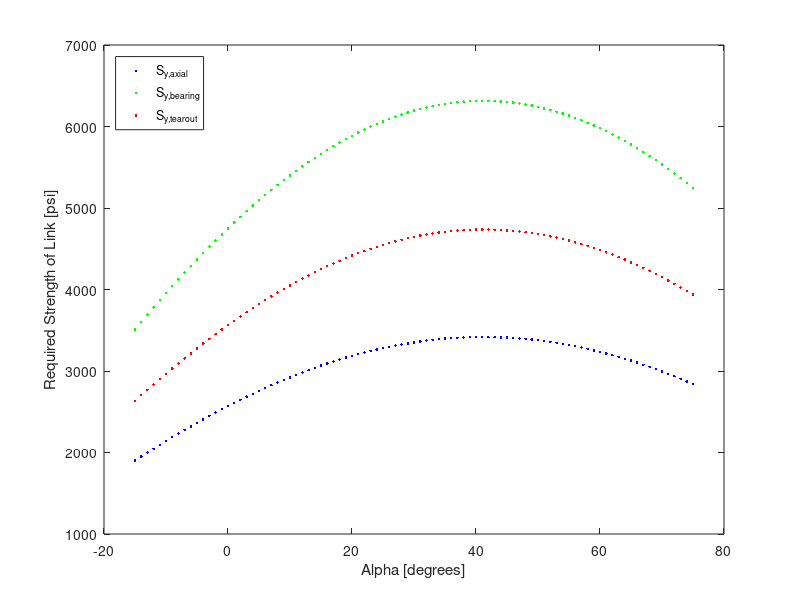
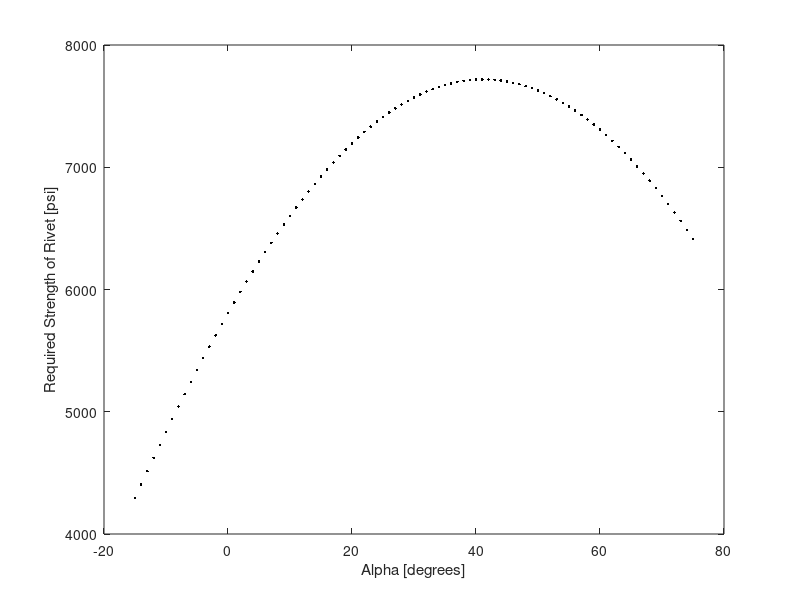
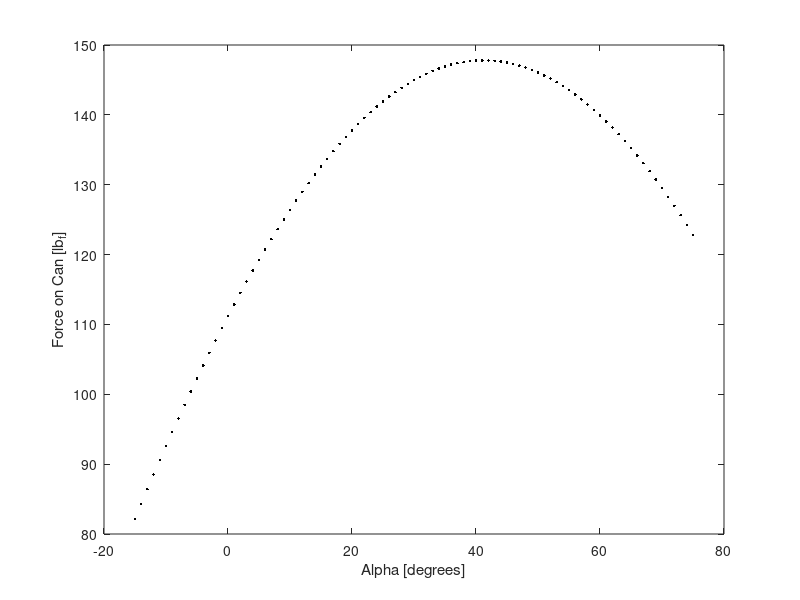

Write MATLAB code to recreate these figures, in order.
%%%%%%%%%%%%%%%%%%%%%%%%%%%%%%%%%%%%%%%%%%%%%%%%%%%%%%%%%%%%%%%%%%%%%%%%%%%
% Ian Landwehr, Sam Alvares, and Sam Ridgley
% March 23rd, 2021
%
% ME480: Machine Component Design
% Dr. Constans
% Spring 2021
%
%%%%%%%%%%%%%%%%%%%%%%%%%%%%%%%%%%%%%%%%%%%%%%%%%%%%%%%%%%%%%%%%%%%%%%%%%%%

clc
close all
clear variables

%% Basic Level
% define constants
x1 = 1.032 ;  % inches
x2 = 0 ;      % inches
x3 = 2.825 ;  % inches
x4 = 9.0625 ;  % inches
y1 = 5.936 ;  % inches
y2 = 0 ;      % inches
y3 = 1.16 ;   % inches
y4 = 7.9375; % inches
pin_diameter = 0.25 ; % inches
theta = 20.577 * (pi/180) ; % (refers to the theta (in radians) calculated using Pythagorean theorem)
w = 0.712; % inches
t = 0.09 ; % since values for arm and link are the same for simplicity
Force = 20 ; % lbf (refers to half the force applied to the handle due to symmetry)
FOS = 1.8 ; % (refers to the Factor of Safety required)
alpha = 0;

% solve for reaction forces
F1 = Force * (sin(alpha)*y4 + cos(alpha)*x4) / (sin(theta)*y3 + cos(theta)*x3) ; 
F3 = Force * (sin(alpha)*y4 + cos(alpha)*x4) / (sin(theta)*y3 + cos(theta)*x3) ; 
F2_x = -(Force)*(sin(alpha)*sin(theta)*y3 - sin(alpha)*sin(theta)*y4 + sin(alpha)*cos(theta)*x3 - sin(theta)*cos(alpha)*x4) / (sin(theta)*y3 + cos(theta)*x3) ; % x-component of the force present at rivet 2
F2_y = -(Force)*(sin(alpha)*cos(theta)*y4 - sin(theta)*cos(alpha)*y3 - cos(alpha)*cos(theta)*x3 + cos(alpha)*cos(theta)*x4) / (sin(theta)*y3 + cos(theta)*x3) ; % y-component of the force present at rivet 2
F2 = sqrt( (F2_x).^2 + (F2_y).^2 ) ;
Flink = F1;

% print reactions
fprintf('------ Basic Level (alpha=0) ------\n')
fprintf('Reaction forces:\n')
fprintf('F1 = %4.4f\n',F1)
fprintf('F2x = %4.4f\n',F2_x)
fprintf('F2y = %4.4f\n',F2_y)
fprintf('F2 = %4.4f\n',F2)
fprintf('F3 = %4.4f\n',F3)

% rivet strength - direct shear
pin_radius_outer = 1/8 ; % inches
pin_thickness = 1/16 ; % inches
pin_radius_inner = pin_radius_outer - pin_thickness ; % inches
pin_inner_area = pi * pin_radius_inner^2 ; % inches^2
pin_outer_area = pi * pin_radius_outer^2 ; % inches^2
Area_Pin =  pin_outer_area - pin_inner_area;  % inches^2
Tau_Pin_1_Shear = F1 / Area_Pin  % psi 
Tau_Pin_2_Shear = F2 / Area_Pin % psi
Tau_Pin_3_Shear = F3 / Area_Pin;  % psi
tau_rivet_critical = Tau_Pin_1_Shear;
Sy_yield_rivet = FOS*2*tau_rivet_critical;

% link strength - normal stress (axial)
Aaxial = t*(w-pin_diameter);
sigma_axial = Flink/Aaxial;
Sy_yield_axial = FOS*sigma_axial;

% link strenght - normal stress (bearing)
Abearing = t*pin_diameter;
sigma_bearing = Flink/Abearing;
Sy_yield_bearing = FOS*sigma_bearing;

% link strength
l = sqrt((w/2)^2-(pin_diameter/2)^2); 
Atearout = 2*l*t;
tau_tearout = Flink/Atearout;
Sy_yield_tearout = FOS*2*tau_tearout;

% print yield strengths
fprintf('\nYield strengths:\n')
fprintf('Sy_yield_rivet = %4.4f\n',Sy_yield_rivet)
fprintf('Sy_yield_axial = %4.4f\n',Sy_yield_axial)
fprintf('Sy_yield_bearing = %4.4f\n',Sy_yield_bearing)
fprintf('Sy_yield_tearout = %4.4f\n',Sy_yield_tearout)

%% Medium Level
fprintf('\n------ Medium Level (alpha = 10 deg) ------\n')
alpha = 10*pi/180; %rad

% solve for reaction forces
F1 = Force * (sin(alpha)*y4 + cos(alpha)*x4) / (sin(theta)*y3 + cos(theta)*x3) ; 
F3 = Force * (sin(alpha)*y4 + cos(alpha)*x4) / (sin(theta)*y3 + cos(theta)*x3) ; 
F2_x = -(Force)*(sin(alpha)*sin(theta)*y3 - sin(alpha)*sin(theta)*y4 + sin(alpha)*cos(theta)*x3 - sin(theta)*cos(alpha)*x4) / (sin(theta)*y3 + cos(theta)*x3) ; % x-component of the force present at rivet 2
F2_y = -(Force)*(sin(alpha)*cos(theta)*y4 - sin(theta)*cos(alpha)*y3 - cos(alpha)*cos(theta)*x3 + cos(alpha)*cos(theta)*x4) / (sin(theta)*y3 + cos(theta)*x3) ; % y-component of the force present at rivet 2
F2 = sqrt( (F2_x).^2 + (F2_y).^2 ) ;
Flink = F1;

% print reactions
fprintf('Reaction forces:\n')
fprintf('F1 = %4.4f\n',F1)
fprintf('F2x = %4.4f\n',F2_x)
fprintf('F2y = %4.4f\n',F2_y)
fprintf('F2 = %4.4f\n',F2)
fprintf('F3 = %4.4f\n',F3)

% rivet strength - direct shear
pin_radius_outer = 1/8 ; % inches
pin_thickness = 1/16 ; % inches
pin_radius_inner = pin_radius_outer - pin_thickness ; % inches
pin_inner_area = pi * pin_radius_inner^2 ; % inches^2
pin_outer_area = pi * pin_radius_outer^2 ; % inches^2
Area_Pin =  pin_outer_area - pin_inner_area;  % inches^2
Tau_Pin_1_Shear = F1 / Area_Pin ; % psi 
Tau_Pin_2_Shear = F2 / Area_Pin ; % psi
Tau_Pin_3_Shear = F3 / Area_Pin ; % psi
tau_rivet_critical = Tau_Pin_1_Shear;
Sy_yield_rivet = FOS*2*tau_rivet_critical;

% link strength - normal stress (axial)
Aaxial = t*(w-pin_diameter);
sigma_axial = Flink/Aaxial;
Sy_yield_axial = FOS*sigma_axial;

% link strenght - normal stress (bearing)
Abearing = t*pin_diameter;
sigma_bearing = Flink/Abearing;
Sy_yield_bearing = FOS*sigma_bearing;

% link strength
l = sqrt((w/2)^2-(pin_diameter/2)^2); 
Atearout = 2*l*t;
tau_tearout = Flink/Atearout;
Sy_yield_tearout = FOS*2*tau_tearout;

% print yield strengths
fprintf('\nYield strengths:\n')
fprintf('Sy_yield_rivet = %4.4f\n',Sy_yield_rivet)
fprintf('Sy_yield_axial = %4.4f\n',Sy_yield_axial)
fprintf('Sy_yield_bearing = %4.4f\n',Sy_yield_bearing)
fprintf('Sy_yield_tearout = %4.4f\n',Sy_yield_tearout)

%% Advanced Level
% fprintf('\n------ Advanced Level (variable alpha) ------\n')
alpha_deg = (-15:75).';
alpha = alpha_deg*(pi/180); %rad

% solve for reaction forces
F1 = Force * (sin(alpha)*y4 + cos(alpha)*x4) / (sin(theta)*y3 + cos(theta)*x3) ; 
F3 = Force * (sin(alpha)*y4 + cos(alpha)*x4) / (sin(theta)*y3 + cos(theta)*x3) ; 
F2_x = -(Force)*(sin(alpha)*sin(theta)*y3 - sin(alpha)*sin(theta)*y4 + sin(alpha)*cos(theta)*x3 - sin(theta)*cos(alpha)*x4) / (sin(theta)*y3 + cos(theta)*x3) ; % x-component of the force present at rivet 2
F2_y = -(Force)*(sin(alpha)*cos(theta)*y4 - sin(theta)*cos(alpha)*y3 - cos(alpha)*cos(theta)*x3 + cos(alpha)*cos(theta)*x4) / (sin(theta)*y3 + cos(theta)*x3) ; % y-component of the force present at rivet 2
F2 = sqrt( (F2_x).^2 + (F2_y).^2 ) ;
Flink = F1;

% rivet strength - direct shear
pin_radius_outer = 1/8 ; % inches
pin_thickness = 1/16 ; % inches
pin_radius_inner = pin_radius_outer - pin_thickness ; % inches
pin_inner_area = pi * pin_radius_inner^2 ; % inches^2
pin_outer_area = pi * pin_radius_outer^2 ; % inches^2
Area_Pin =  pin_outer_area - pin_inner_area;  % inches^2
Tau_Pin_1_Shear = F1 / Area_Pin ; % psi 
Tau_Pin_2_Shear = F2 / Area_Pin ; % psi
Tau_Pin_3_Shear = F3 / Area_Pin ; % psi
tau_rivet_critical = Tau_Pin_1_Shear;
Sy_yield_rivet = FOS*2*tau_rivet_critical;

% link strength - normal stress (axial)
Aaxial = t*(w-pin_diameter);
sigma_axial = Flink/Aaxial;
Sy_yield_axial = FOS*sigma_axial;

% link strenght - normal stress (bearing)
Abearing = t*pin_diameter;
sigma_bearing = Flink/Abearing;
Sy_yield_bearing = FOS*sigma_bearing;

% link strength
Rlink = w/2
Rrivet = pin_diameter/2
l = sqrt((Rlink)^2-(Rrivet)^2); 
Atearout = 2*l*t;
tau_tearout = Flink/Atearout;
Sy_yield_tearout = FOS*2*tau_tearout;

% plot required strengths 
figure(1)

plot(alpha_deg, Sy_yield_axial, '.b') ;
hold on 
plot(alpha_deg, Sy_yield_bearing, '.g') ;
hold on 
plot(alpha_deg, Sy_yield_tearout, '.r') ;
xlabel('Alpha [degrees]') ;
ylabel('Required Strength of Link [psi]') ;
legend('S_{y,axial}', 'S_{y,bearing}','S_{y,tearout}','Location','NORTHWEST')

figure(2)
plot(alpha_deg, Sy_yield_rivet, '.k') ;
xlabel('Alpha [degrees]') ;
ylabel('Required Strength of Rivet [psi]') ;


% plot crushing force
figure(3)
F_can = 2*F1.*cos(theta);
plot(alpha_deg,F_can,'.k');
xlabel('Alpha [degrees]')
ylabel('Force on Can [lb_{f}]')

% claculate max crushing forces angle
[maxF,I] = max(F_can);
alphaMaxF = alpha_deg(I)
